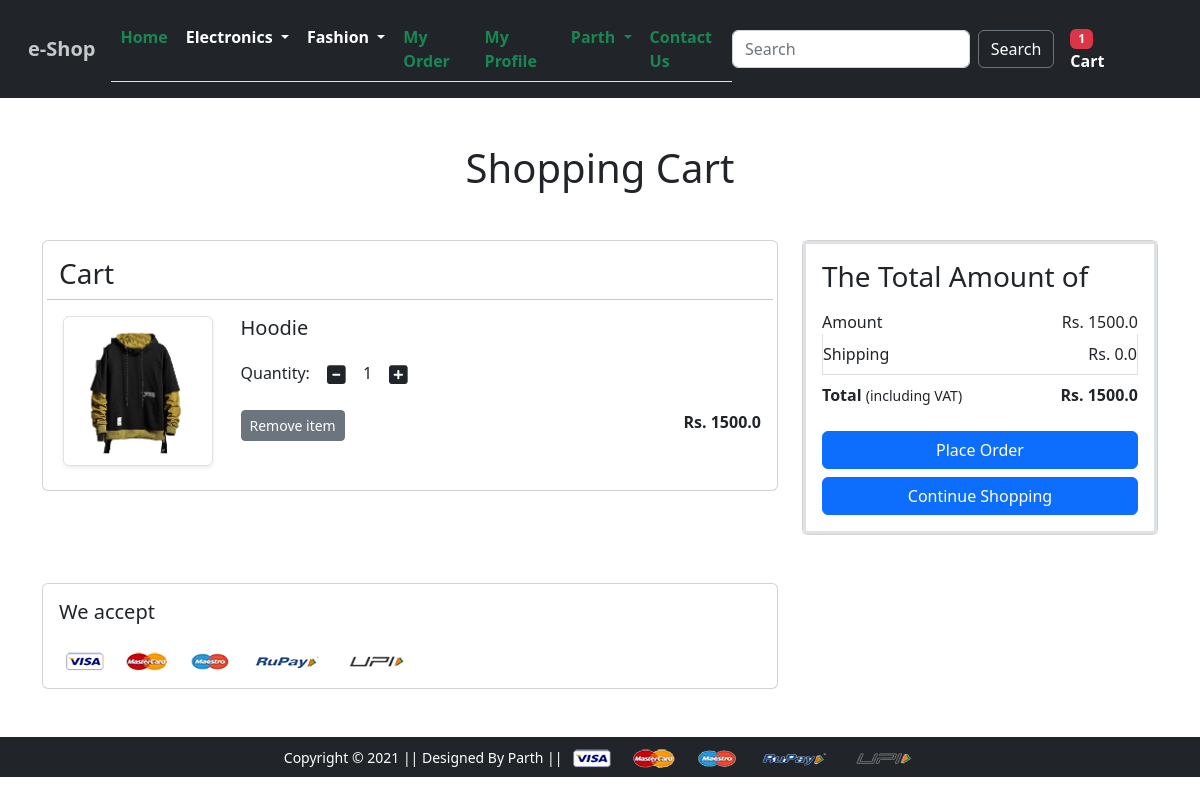
The app's page /cart/ (signed in) with its own data.
### app/models.py (models this page shows, shortened)
class Cart(models.Model):
    user= models.ForeignKey(User,on_delete= models.CASCADE)
    product=models.ForeignKey(Product,on_delete=models.CASCADE)
    quantity=models.PositiveIntegerField(default=1)
    size = models.CharField(max_length=1, choices=sizes,default='S')

class Product(models.Model):
    title= models.CharField(max_length=200)
    selling_price = models.FloatField()
    discounted_price = models.FloatField()
    description=models.TextField()
    brand= models.CharField( max_length=50)
    category= models.CharField(choices=category_choices,max_length=2)
    product_image=models.ImageField(upload_to='product_img')
    summer=models.BooleanField(default=False)
    winter=models.BooleanField(default=False)
    top_wear=models.BooleanField(default=False)
    botton_wear=models.BooleanField(default=False)

### app/views.py (the view)
# urls.py: path('cart/', show_cart ,name='showcart'),
@login_required
def show_cart(request):
     if request.user.is_authenticated:
         user=request.user
         cart=Cart.objects.filter(user=user)
         amount=0.0
         shipping = 0.0
         total=0.0
         element=0
         if cart:
              for p in cart:
                  amount+=(p.quantity*p.product.discounted_price)
              if amount < 500.0:
                   shipping=50.0
              total=amount+shipping
              for b in cart:
                    element+=b.quantity
         return render(request,'cart.html',{'carts':cart,'amount':amount,'shipping':shipping,'total':total,'element':element})

### templates/cart.html (shortened to what this page needs)
{% extends 'base.html' %} {% load static %} {% block title %}Cart{% endblock%}
{% block cart %}
<span id="element"> {{element}} </span>
{% endblock %}
{% block body %}
<div class="container my-5">
  <div class="row">
    <h1 class="text-center mb-5">Shopping Cart</h1>
    <div class="col-sm-8">
      <div class="card">
        <div class="card-body">
       {% if not carts  %}
          <h3>Cart is Empty</h3>
          <div class="col-sm-3 text-center align-self-center">
            <img
              src="{% static 'images/emptycart.png' %}"
              alt=""
              srcset=""
              class="img-fluid img-thumbnail shadow-sm"
              height="150"
              width="200"
            />
          </div>
          {% else %}
          <h3>Cart</h3>
          {% for b in carts %}
          <div class="row mb-2" id="current">
            <hr />
            <div class="col-sm-3 text-center align-self-center">
              <img
                src="{{b.product.product_image.url}}"
                alt=""
                srcset=""
                class="img-fluid img-thumbnail shadow-sm"
                height="150"
                width="150"
              />
            </div>
            <div class="col-sm-9">
              <div>
                <h5>{{b.product.title}}</h5>
                <div class="my-3">
                  <label for="quantity">Quantity:</label>
                  <a class="minus-cart btn" pid="{{b.product.id}}"
                    ><i class="fas fa-minus-square fa-lg"></i
                  ></a>
                  <span id="quantity">{{b.quantity}}</span>
                  <a class="plus-cart btn" pid="{{b.product.id}}"
                    ><i class="fas fa-plus-square fa-lg"></i
                  ></a>
                </div>
                <div class="d-flex justify-content-between">
                  <a
                    href="#"
                    class="btn btn-sm btn-secondary mr-3 remove-cart"
                    pid="{{b.product.id}}"
                    >Remove item
                  </a>
                  <p class="mb-0">
                    <span
                      ><strong>Rs. {{b.product.discounted_price}}</strong></span
                    >
                  </p>
                </div>
              </div>
            </div>
          </div>
          {% endfor %} {%endif%}
        </div>
      </div>
    </div>
    <div class="col-sm-4">
      <div class="card">
        <div class="card-body border border-3">
          <h3>The Total Amount of</h3>
          <ul class="list-group">
            <li
              class="list-group-item d-flex justify-content-between align-items-center border-0 px-0 pb-0"
            >
              Amount<span>Rs. <span id="amount">{{amount}}</span> </span>
            </li>
            <li
              class="list-group-item d-flex justify-content-between align-items-center px-0"
            >
              Shipping <span> Rs. <span id="ship"> {{shipping}}</span> </span>
            </li>
            <li
              class="list-group-item d-flex justify-content-between align-items-center border-0 px-0 mb-3"
            >
              <div><strong>Total</strong> <small>(including VAT)</small></div>
              <span
                ><strong>Rs. <span id="total">{{total}}</span></strong></span
              >
            </li>
          </ul>
          {% if total != 0 %}
          <div class="d-grid" id="place">
            <a href="{% url 'checkout' %}" class="btn btn-primary"
              >Place Order</a
            >
          </div>
          {%endif%}
          <div class="d-grid mt-2">
            <a href="{% url 'index' %} " class="btn btn-primary"
              >Continue Shopping</a
            >
          </div>
        </div>
      </div>
    </div>
  </div>
</div>
<div class="container">
  <div class="row">
    <div class="col-sm-8">
      <div class="card">
        <div class="card-body">
          <h5 class="mb-4">We accept</h5>
          <img
            src="{% static 'images/payment.png' %}"
            alt=""
            class="img-fluid"
          />
        </div>
      </div>
    </div>
  </div>
</div>
{% endblock %}

### templates/base.html (shortened to what this page needs)
{%load static%}
<!doctype html>
<html lang="en">
  <head>
    <link href="https://cdn.jsdelivr.net/npm/bootstrap@5.2.3/dist/css/bootstrap.min.css" rel="stylesheet">
    <link href="{% static 'css/owl.carousel.min.css' %}" rel="stylesheet">
    <link href="{% static 'css/all.min.css' %}" rel="stylesheet">
    <link href="{% static 'css/style.css' %}" rel="stylesheet">
  </head>
  <body>
    <nav class="navbar navbar-expand-lg navbar-light bg-dark fw-semibold fixed-top p-3  bg-body-tertiary" >
      <div class="container-fluid">
        <a class="navbar-brand fw-bold text-white text-opacity-75" href="/">e-Shop</a>
        <div class="collapse navbar-collapse " id="navbarSupportedContent">
          <ul class="navbar-nav nav-tabs me-auto mb-2 mb-lg-0 ">
            <li class="nav-item  ">
              <a class="nav-link  link-success"  aria-current="page" href="/">Home</a>
            </li>
            <li class="nav-item dropdown">
              <a class="nav-link dropdown-toggle text-white" href="#" id="electronicsDropdown" role="button" data-bs-toggle="dropdown" aria-expanded="false">
                Electronics
              </a>
            </li>
            <li class="nav-item dropdown">
              <a class="nav-link dropdown-toggle text-white" href="#" id="fashionDropdown" role="button" data-bs-toggle="dropdown" aria-expanded="false">
                Fashion
              </a>
            </li>
            {%if request.user.is_authenticated %}
            <li class="nav-item">
              <a class="nav-link  link-success" href="{% url 'orders' %}">My Order</a>
            </li>
            <li class="nav-item">
              <a class="nav-link  link-success" href="{% url 'profile' %}">My Profile</a>
            </li>
            {% endif %}
            <li class="nav-item dropdown">
              {%if request.user.is_authenticated %}
              <a class="nav-link  dropdown-toggle link-success" href="#" id="navbarDropdown" role="button" data-bs-toggle="dropdown" aria-expanded="false">
                {{request.user.first_name}}
              </a>
              {%endif%}
            </li>
            <li class="nav-item">
              <a class="nav-link  link-success" href="{% url 'contact' %}">Contact Us</a>
            </li>
          </ul>
          <form class="d-flex " role="search" action="/search">
            <input name="q" class="form-control me-2" type="search" placeholder="Search" aria-label="Search">
            <button class="btn btn-outline-secondary text-white" type="submit">Search</button>
          </form>
          {%if request.user.is_authenticated %}
          <ul class="navbar-nav me-auto mb-2 mb-lg-0">
          <li class="nav-item mx-2">
             <a href="{% url 'showcart' %}" class="nav-link text-white">
              <span class="badge bg-danger">
                   {% block cart %}
                   {% endblock %}
              </span>
              Cart </a>
           </li>
      <ul>
        {%endif%}
        </div>
      </div>
    </nav>
    <div class="p-5"> </div>
    {% block body %}
        {% endblock %}
        <footer class="container-fluid col-sm-12 bg-dark text-center p-2 mt-5">
          <small class="text-white">Copyright &copy; 2021 || Designed By Parth  || </small>
          <img src="{% static 'images/payment.png' %}" alt="" srcset="" class="img-fluid" height="2px">
      </footer>
  </body>
</html>

### static/css/style.css (style rules this page uses)
* { box-sizing: border-box; }

### records on screen
Cart: product.product_image (picture), product "Hoodie", quantity "1", product.discounted_price "1500.0"

### other values on screen
{{ request.user.first_name }} "Parth"
{{ element }} "1"
{{ amount }} "1500.0"
{{ shipping }} "0.0"
{{ total }} "1500.0"
